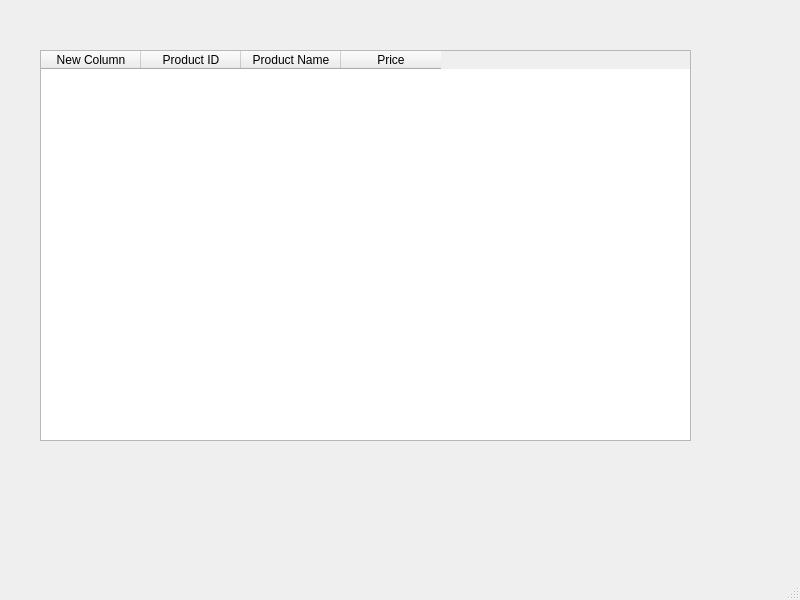
<?xml version="1.0" encoding="UTF-8"?>
<ui version="4.0">
 <class>MainWindow</class>
 <widget class="QMainWindow" name="MainWindow">
  <property name="geometry">
   <rect>
    <x>0</x>
    <y>0</y>
    <width>800</width>
    <height>600</height>
   </rect>
  </property>
  <property name="windowTitle">
   <string>MainWindow</string>
  </property>
  <widget class="QWidget" name="centralwidget">
   <widget class="QTableWidget" name="tableWidgetProduct">
    <property name="geometry">
     <rect>
      <x>40</x>
      <y>50</y>
      <width>651</width>
      <height>391</height>
     </rect>
    </property>
    <column>
     <property name="text">
      <string>New Column</string>
     </property>
    </column>
    <column>
     <property name="text">
      <string>Product ID</string>
     </property>
    </column>
    <column>
     <property name="text">
      <string>Product Name</string>
     </property>
    </column>
    <column>
     <property name="text">
      <string>Price</string>
     </property>
    </column>
   </widget>
  </widget>
  <widget class="QMenuBar" name="menubar">
   <property name="geometry">
    <rect>
     <x>0</x>
     <y>0</y>
     <width>800</width>
     <height>18</height>
    </rect>
   </property>
  </widget>
  <widget class="QStatusBar" name="statusbar"/>
 </widget>
 <resources/>
 <connections/>
</ui>
